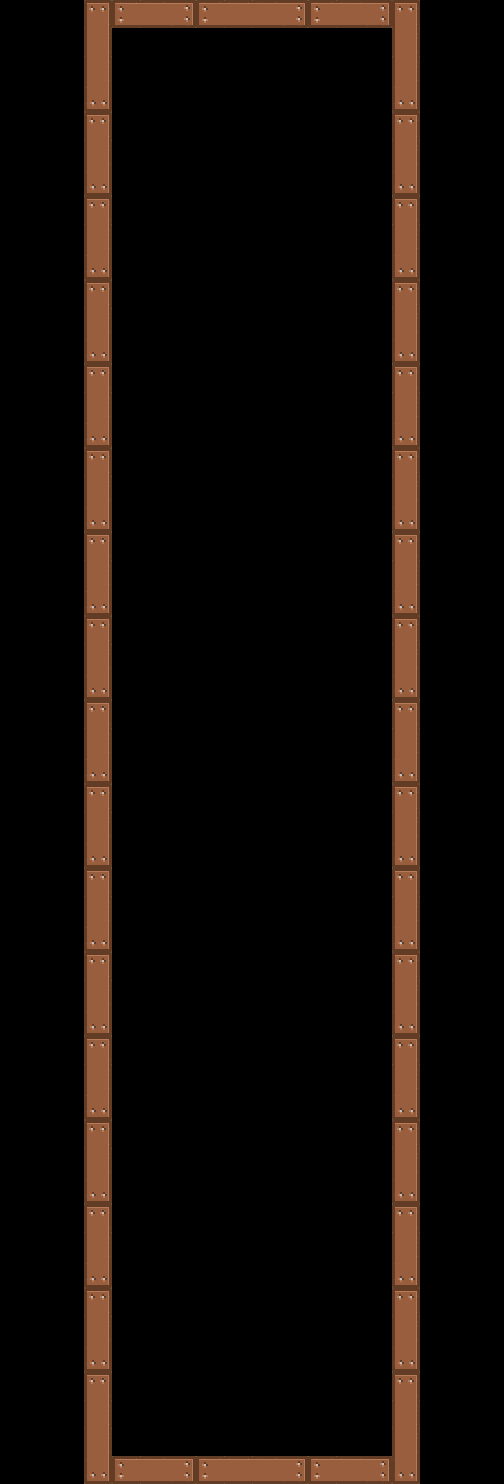

A level layout from a 2D game, rendered from its tile map. Below: a short description, then the map file with tile-grid data replaced by summaries:
An orthogonal 18x53 tile map with 28x28 px tiles, 2 tile layers (sky, collision) and 100 objects.

<map version="1.2" tiledversion="1.2.1" orientation="orthogonal" renderorder="right-down" width="18" height="53" tilewidth="28" tileheight="28" infinite="0" nextlayerid="113" nextobjectid="1662">
 <tileset firstgid="1" name="GallinatorSprite" tilewidth="28" tileheight="28" tilecount="100" columns="10">
  <image source="../images/GallinatorTile.png" width="280" height="280" />
  <tile id="0">
   <properties>
    <property name="Class" value="Cloud" />
   </properties>
  </tile>
  <tile id="1">
   <properties>
    <property name="Class" value="Tronco" />
   </properties>
  </tile>
  <tile id="2">
   <properties>
    <property name="Class" value="Chupachups" />
   </properties>
  </tile>
  <tile id="3">
   <properties>
    <property name="Class" value="Bastoncillo" />
   </properties>
  </tile>
  <tile id="4">
   <properties>
    <property name="Class" value="ChocoBlanco" />
   </properties>
  </tile>
  <tile id="5">
   <properties>
    <property name="Class" value="ChocoNegro" />
   </properties>
  </tile>
  <tile id="6">
   <properties>
    <property name="Class" value="Egipto1" />
   </properties>
  </tile>
  <tile id="7">
   <properties>
    <property name="Class" value="Egipto2" />
   </properties>
  </tile>
  <tile id="8">
   <properties>
    <property name="Class" value="Espada" />
   </properties>
  </tile>
  <tile id="9">
   <properties>
    <property name="Class" value="Flauta" />
   </properties>
  </tile>
  <tile id="10">
   <properties>
    <property name="Class" value="Hueso" />
   </properties>
  </tile>
  <tile id="11">
   <properties>
    <property name="Class" value="HuesoDino" />
   </properties>
  </tile>
  <tile id="12">
   <properties>
    <property name="Class" value="Jabon" />
   </properties>
  </tile>
  <tile id="13">
   <properties>
    <property name="Class" value="Ladrillo" />
   </properties>
  </tile>
  <tile id="14">
   <properties>
    <property name="Class" value="Lanza" />
   </properties>
  </tile>
  <tile id="15">
   <properties>
    <property name="Class" value="Lapiz" />
   </properties>
  </tile>
  <tile id="16">
   <properties>
    <property name="Class" value="Manilla" />
   </properties>
  </tile>
  <tile id="17">
   <properties>
    <property name="Class" value="Nave" />
   </properties>
  </tile>
  <tile id="18">
   <properties>
    <property name="Class" value="Pincel" />
   </properties>
  </tile>
  <tile id="19">
   <properties>
    <property name="Class" value="Pompero" />
   </properties>
  </tile>
  <tile id="20">
   <properties>
    <property name="Class" value="Roca" />
   </properties>
  </tile>
  <tile id="21">
   <properties>
    <property name="Class" value="Surf" />
   </properties>
  </tile>
  <tile id="22">
   <properties>
    <property name="Class" value="Tornillo" />
   </properties>
  </tile>
  <tile id="23">
   <properties>
    <property name="Class" value="Trineo" />
   </properties>
  </tile>
  <tile id="24">
   <properties>
    <property name="Class" value="Trompeta" />
   </properties>
  </tile>
  <tile id="25">
   <properties>
    <property name="Class" value="Via" />
   </properties>
  </tile>
  <tile id="26">
   <properties>
    <property name="Class" value="Viga" />
   </properties>
  </tile>
  <tile id="27">
   <properties>
    <property name="Class" value="Zanahoria" />
   </properties>
  </tile>
  <tile id="80">
   <properties>
    <property name="Class" value="Pizza" />
   </properties>
  </tile>
  <tile id="81">
   <properties>
    <property name="Class" value="Hamburger" />
   </properties>
  </tile>
  <tile id="82">
   <properties>
    <property name="Class" value="Reloj" />
   </properties>
  </tile>
  <tile id="83">
   <properties>
    <property name="Class" value="Helado" />
   </properties>
  </tile>
  <tile id="84">
   <properties>
    <property name="Class" value="Maiz" />
   </properties>
  </tile>
  <tile id="85">
   <properties>
    <property name="Class" value="Polo" />
   </properties>
  </tile>
  <tile id="86">
   <properties>
    <property name="Class" value="Trigo" />
   </properties>
  </tile>
  <tile id="87">
   <properties>
    <property name="Class" value="Muelle" />
   </properties>
  </tile>
  <tile id="88">
   <properties>
    <property name="Class" value="ChangeDirection" />
   </properties>
  </tile>
  <tile id="89">
   <properties>
    <property name="Class" value="Zorro" />
   </properties>
  </tile>
  <tile id="90">
   <properties>
    <property name="Class" value="Player" />
   </properties>
  </tile>
  <tile id="91">
   <properties>
    <property name="Class" value="Home" />
   </properties>
  </tile>
  <tile id="92">
   <properties>
    <property name="Class" value="Egg" />
   </properties>
  </tile>
  <tile id="93">
   <properties>
    <property name="Class" value="EggGolden" />
   </properties>
  </tile>
 </tileset>
 <layer id="111" name="sky" width="18" height="53">
  <properties>
   <property name="boundingBox" value="true" />
   <property name="type" value="0" />
  </properties>
  <data>[954 cells, 12 non-empty, 1 distinct tile ids]</data>
 </layer>
 <layer id="112" name="collision" width="18" height="53">
  <properties>
   <property name="collision" value="true" />
  </properties>
  <data>[954 cells, 126 non-empty, 6 distinct tile ids]</data>
 </layer>
 <objectgroup id="89" name="home">
  <object id="1528" gid="92" x="308" y="1456" width="28" height="28" />
 </objectgroup>
 <objectgroup id="90" name="player and eggs">
  <object id="1529" gid="91" x="196" y="1316" width="28" height="28" />
  <object id="1553" gid="93" x="168" y="1456" width="28" height="28" />
  <object id="1559" gid="88" x="252" y="1155" width="28" height="28" />
  <object id="1560" gid="89" x="231" y="924" width="28" height="28" />
  <object id="1561" gid="89" x="273" y="889" width="28" height="28" />
  <object id="1562" gid="89" x="231" y="854" width="28" height="28" />
  <object id="1563" gid="89" x="273" y="819" width="28" height="28" />
  <object id="1564" gid="89" x="231" y="784" width="28" height="28" />
  <object id="1565" gid="89" x="273" y="749" width="28" height="28" />
  <object id="1566" gid="89" x="231" y="714" width="28" height="28" />
  <object id="1567" gid="89" x="273" y="679" width="28" height="28" />
  <object id="1568" gid="89" x="273" y="959" width="28" height="28" />
  <object id="1569" gid="89" x="147" y="1260" width="28" height="28" />
  <object id="1570" gid="22" x="203" y="672" width="28" height="28" />
  <object id="1572" gid="22" x="140" y="616" width="28" height="28" />
  <object id="1573" gid="22" x="224" y="560" width="28" height="28" />
  <object id="1574" gid="22" x="280" y="504" width="28" height="28" />
  <object id="1583" gid="89" x="280" y="378" width="28" height="28" />
  <object id="1584" gid="89" x="322" y="343" width="28" height="28" />
  <object id="1585" gid="89" x="280" y="308" width="28" height="28" />
  <object id="1586" gid="89" x="322" y="273" width="28" height="28" />
  <object id="1587" gid="89" x="280" y="238" width="28" height="28" />
  <object id="1588" gid="89" x="322" y="203" width="28" height="28" />
  <object id="1589" gid="89" x="280" y="168" width="28" height="28" />
  <object id="1590" gid="89" x="322" y="413" width="28" height="28" />
  <object id="1591" gid="90" x="112" y="1456" width="28" height="28" />
  <object id="1592" gid="90" x="336" y="1456" width="28" height="28" />
  <object id="1593" gid="93" x="245" y="1344" width="28" height="28" />
  <object id="1594" gid="93" x="245" y="1372" width="28" height="28" />
  <object id="1595" gid="93" x="273" y="1372" width="28" height="28" />
  <object id="1596" gid="93" x="273" y="1344" width="28" height="28" />
  <object id="1597" gid="93" x="245" y="1400" width="28" height="28" />
  </objectgroup>
 <objectgroup id="94" name="clouds">
  <!-- 9 objects omitted --></objectgroup>
</map>
<!-- 67 of 100 objects omitted -->